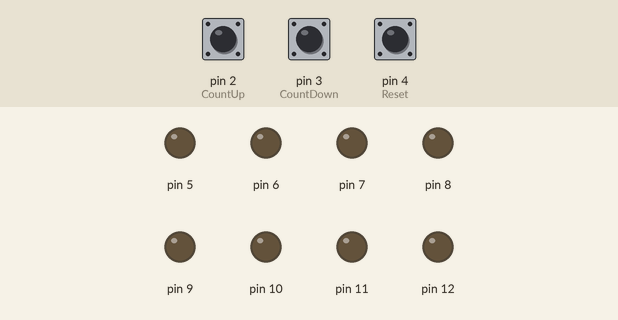
This sketch was run on a simulated Arduino Uno, built with avr-gcc and run on an emulated ATmega328P. Shown: output pins drawn as LEDs (lit = HIGH). The test bench sets the inputs (shaded band); at power-on: pin 2 (CountUp) LOW, pin 3 (CountDown) LOW, pin 4 (Reset) LOW.

Above: at 1.2 s.
1.3 s: pin 2 (CountUp) pulled HIGH for 3.2 s
At 4.9 s:
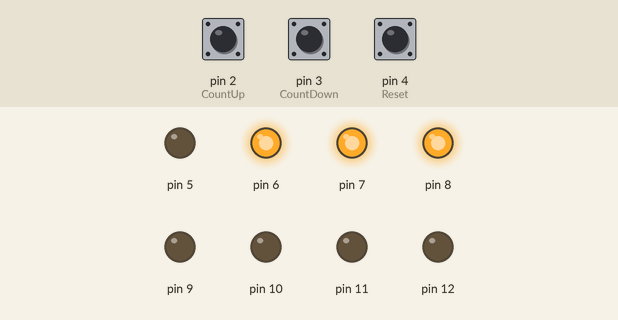
6.0 s: pin 2 (CountUp) pulled HIGH for 0.15 s
At 7.2 s:
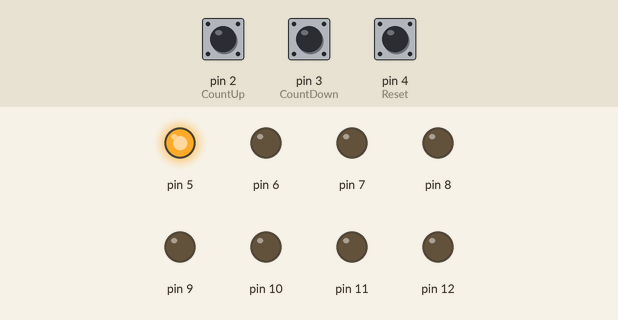
7.6 s: pin 2 (CountUp) pulled HIGH for 1 s
At 9.0 s:
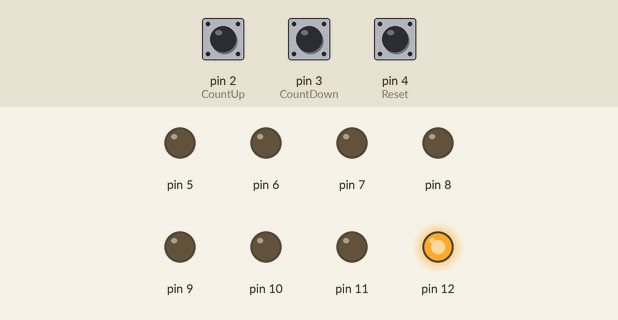
10.1 s: pin 2 (CountUp) pulled HIGH for 0.15 s
At 10.5 s:
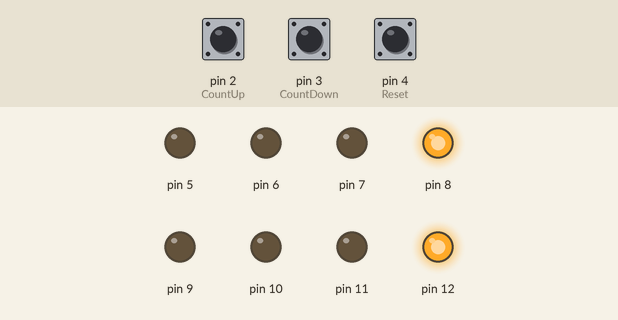
11.7 s: pin 2 (CountUp) pulled HIGH for 0.15 s
At 12.9 s:
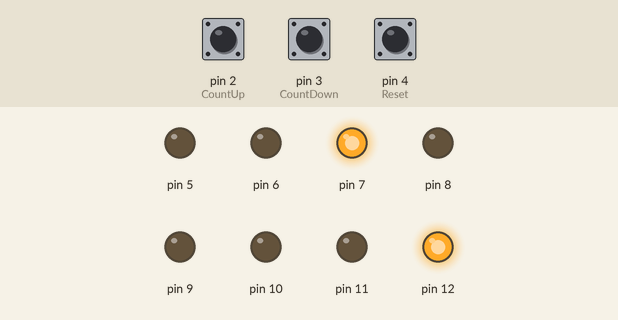
13.3 s: pin 2 (CountUp) pulled HIGH for 1 s
At 14.5 s:
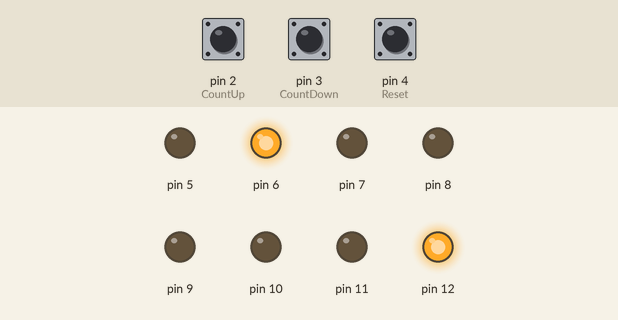
Timing chart, 0 to 16.3 s (numbered marks = the images above; inputs shaded):
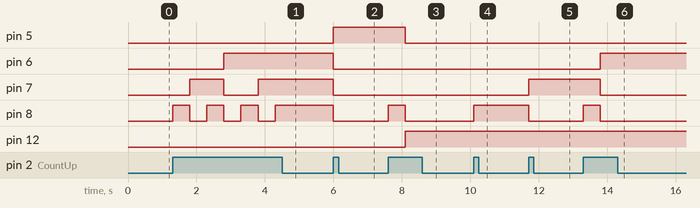

The sketch:

7_Segment_2.ino
```cpp
int CountUp = 0;
int CountDown = 0;
int Reset = 0;
int LED_Back = 0;
int LED_Front = 0;

int Seven_Segment_to_hex[10][4] =
{
  { 0 , 0 , 0 , 0 },
  { 0 , 0 , 0 , 1 },
  { 0 , 0 , 1 , 0 },
  { 0 , 0 , 1 , 1 },
  { 0 , 1 , 0 , 0 },
  { 0 , 1 , 0 , 1 },
  { 0 , 1 , 1 , 0 },
  { 0 , 1 , 1 , 1 },
  { 1 , 0 , 0 , 0 },
  { 1 , 0 , 0 , 1 }
};
void setup() {
  // put your setup code here, to run once:
  pinMode(2,INPUT); // CountUp
  pinMode(3,INPUT); // CountDown
  pinMode(4,INPUT); // Reset
  for(int i = 5; i < 13;i++)
  {
    pinMode(i,OUTPUT);
  }
  for(int i = 5 ; i < 13;i++)
  {
     digitalWrite(i,LOW);
  }
}

void loop() {
  // put your main code here, to run repeatedly:
  CountUp = digitalRead(2);
  CountDown = digitalRead(3);
  Reset = digitalRead(4);

  if(CountUp == HIGH)
  {
	LED_Back++;
	if(LED_Back > 9 && LED_Front == 9)
	{
		LED_Back = 0;
		LED_Front = 0;
	}
	if(LED_Back > 9)
	{
		LED_Back = 0;
		LED_Front ++;
		digitalWrite(9,Seven_Segment_to_hex[LED_Front][0]);
		digitalWrite(10,Seven_Segment_to_hex[LED_Front][1]);
		digitalWrite(11,Seven_Segment_to_hex[LED_Front][2]);
		digitalWrite(12,Seven_Segment_to_hex[LED_Front][3]);

		digitalWrite(5,Seven_Segment_to_hex[LED_Back][0]);
		digitalWrite(6,Seven_Segment_to_hex[LED_Back][1]);
		digitalWrite(7,Seven_Segment_to_hex[LED_Back][2]);
		digitalWrite(8,Seven_Segment_to_hex[LED_Back][3]);
		delay(500);
	}
	else
	{
		digitalWrite(5,Seven_Segment_to_hex[LED_Back][0]);
		digitalWrite(6,Seven_Segment_to_hex[LED_Back][1]);
		digitalWrite(7,Seven_Segment_to_hex[LED_Back][2]);
		digitalWrite(8,Seven_Segment_to_hex[LED_Back][3]);
		digitalWrite(9,Seven_Segment_to_hex[LED_Front][0]);
		digitalWrite(10,Seven_Segment_to_hex[LED_Front][1]);
		digitalWrite(11,Seven_Segment_to_hex[LED_Front][2]);
		digitalWrite(12,Seven_Segment_to_hex[LED_Front][3]);
		delay(500);
	}
  }
	else if(CountDown == HIGH)
	  {
		LED_Back--;
		if(LED_Back < 0 && LED_Front == 0)
		{
			LED_Back = 9;
			LED_Front = 9;
		}
		if(LED_Back < 0)
		{
			LED_Back = 9;
			LED_Front --;
			digitalWrite(9,Seven_Segment_to_hex[LED_Front][0]);
			digitalWrite(10,Seven_Segment_to_hex[LED_Front][1]);
			digitalWrite(11,Seven_Segment_to_hex[LED_Front][2]);
			digitalWrite(12,Seven_Segment_to_hex[LED_Front][3]);
			digitalWrite(5,Seven_Segment_to_hex[LED_Back][0]);
			digitalWrite(6,Seven_Segment_to_hex[LED_Back][1]);
			digitalWrite(7,Seven_Segment_to_hex[LED_Back][2]);
			digitalWrite(8,Seven_Segment_to_hex[LED_Back][3]);
			delay(500);
		}
		else
		{
			digitalWrite(5,Seven_Segment_to_hex[LED_Back][0]);
			digitalWrite(6,Seven_Segment_to_hex[LED_Back][1]);
			digitalWrite(7,Seven_Segment_to_hex[LED_Back][2]);
			digitalWrite(8,Seven_Segment_to_hex[LED_Back][3]);
			digitalWrite(9,Seven_Segment_to_hex[LED_Front][0]);
			digitalWrite(10,Seven_Segment_to_hex[LED_Front][1]);
			digitalWrite(11,Seven_Segment_to_hex[LED_Front][2]);
			digitalWrite(12,Seven_Segment_to_hex[LED_Front][3]);
			delay(500);
		}

	  }

	else if(Reset == HIGH)
	{
		LED_Back = 0;
		LED_Front = 0;
		digitalWrite(5,Seven_Segment_to_hex[LED_Back][0]);
		digitalWrite(6,Seven_Segment_to_hex[LED_Back][1]);
		digitalWrite(7,Seven_Segment_to_hex[LED_Back][2]);
		digitalWrite(8,Seven_Segment_to_hex[LED_Back][3]);

		digitalWrite(9,Seven_Segment_to_hex[LED_Front][0]);
		digitalWrite(10,Seven_Segment_to_hex[LED_Front][1]);
		digitalWrite(11,Seven_Segment_to_hex[LED_Front][2]);
		digitalWrite(12,Seven_Segment_to_hex[LED_Front][3]);
	}
}
```

Measured:
- after the input at 1.3 s, pin 6: LOW → HIGH after 1.5 s; pin 7: LOW → HIGH after 0.50 s, → LOW 1.0 s later, → HIGH 1.0 s later; pin 8: alternates HIGH for 0.50 s and LOW for 0.50 s, 7 changes in all, then stays HIGH, starting at once
- after the input at 6.0 s, pin 5: LOW → HIGH at once; pin 6–8: HIGH → LOW at once
- after the input at 7.6 s, pin 5: HIGH → LOW after 0.50 s; pin 8: LOW → HIGH at once, → LOW 0.50 s later; pin 12: LOW → HIGH after 0.50 s
- after the input at 10.1 s, pin 8: LOW → HIGH at once
- after the input at 11.7 s, pin 7: LOW → HIGH at once; pin 8: HIGH → LOW at once
- after the input at 13.3 s, pin 6: LOW → HIGH after 0.50 s; pin 7: HIGH → LOW after 0.50 s; pin 8: LOW → HIGH at once, → LOW 0.50 s later
